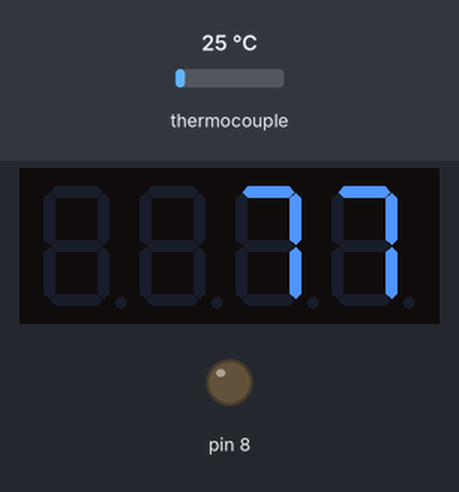
Simulated run of this sketch. Board: Arduino Uno, built with avr-gcc and run on an emulated ATmega328P. Parts: 4-digit seven-segment display, output pins drawn as LEDs (lit = HIGH). Inputs (shaded band) come from the test bench; at power-on: thermocouple 25 °C. What the sketch prints to the serial monitor is not drawn.

Above: at 5.1 s.

The sketch:

thermostat_PID2.ino
```cpp
/*
	thermostat_PID

	This replaces the built-in thermostat for an indirect hot water heater
	It continually monitors the tempeature and updates the PID on a
	set time interval.  That, in turn, determines if the relay should be
	turned on or off.  It also updates a LED display with the current temp
	and adjusts the brightness according to the relay setting

	The circuit:
	* list the components attached to each input
	* list the components attached to each output

	v1.0 11/2017 Stephen Hepner:  Initial version

*/

// keep these set as float values

// min safe temp for storing hot water is 140F, 122F seems to be the abs min
#define tmpMin 125.0

// Based upon measurements, the tmpMax should set to 30F below the input temp from the boiler.
// It is possible to use a smaller differential but this is the point of diminishing returns.
// So if the boiler is providing 180F water, tmpMax should be 150F
// [data](https://docs.google.com/spreadsheets/d/1dkOv5oS63TSUh5Ghl3vkvUJrviqBKV0kFPnoFjA-MRQ/edit#gid=192911922)
// It was noted that the ideal temp would be 136F to keep the heating cycles short and to keep the return temps low enough
#define tmpMax 136.0  // boiler outputs at 180F

// Max rate of change in temp over the span of time.  A faster drop would require the heat to be turned on.
// Note that a minor change in temp indicates a huge amount of water has moved through the tank so need to react quickly.
// Also note that the boiler takes a while to respond so the PID might not notice what is going on soon enough so cant sample too quickly either
#define deltaT -.25 // deg F
unsigned int intervalDeltaT = 60000;  // delay in milliseconds between temp samples

// Identify the relays
#define relay1 8  //the lefthand relay is attached to pin 8
#define relay2 9  //the righthand relay is attached to pin 9

////////////////////////////////////////////////////////////////////////////////////////////////

// timing system
#include <elapsedMillis.h>  //lib to deal with millis() issues

// Adafruit MAX31865 temp probe amp
#include <Adafruit_MAX31865.h>  // lib for the temp probe
#define RREF 430.0  // The value of the Rref resistor. Use 430.0!
Adafruit_MAX31865 max = Adafruit_MAX31865(10, 11, 12, 13);  // Use software SPI: CS, DI, DO, CLK
//Adafruit_MAX31865 max = Adafruit_MAX31865(10);  // use hardware SPI, just pass in the CS pin

// display brightness
#define displayDim 0  //dim setting (0=min)
#define displayBright 15  //bright setting (15=max)

// LED display
#include <Adafruit_LEDBackpack.h>  // Adafruit_LED_Backpack
#define DISPLAY_ADDRESS 0x70  // I2C address of the display
Adafruit_7segment Display = Adafruit_7segment();  // Create display and DS1307 objects
unsigned int intervalDisplay = 5000;  // delay in milliseconds for updating the display
elapsedMillis timeElapsedDisplay;  // declare the display timer
int displaySetting = displayDim;  // declare the display brightness setting var

// PID controller
#include <PID_v1.h> // https://github.com/br3ttb/Arduino-PID-Library
double Setpoint, Input, Output;   //Define Variables we'll be connecting to; Output = 0-255
double Kp=2, Ki=5, Kd=1; //initial tuning parameters
//P_ON_M specifies that Proportional on Measurement be used
//P_ON_E (Proportional on Error) is the default behavior
PID myPID(&Input, &Output, &Setpoint, Kp, Ki, Kd, P_ON_M, DIRECT);
unsigned int intervalPID = 10000;  // delay in milliseconds for updating the PID
elapsedMillis timeElapsedPID;  // declare the PID refresh timer

// logging to serial console
const boolean logger = true;  //do we want to write to the console?
unsigned int intervalLog = 10000;  // delay in milliseconds for updating the console
elapsedMillis timeElapsedLog;  // declare the logging timer

// tracking of boiler use
elapsedMillis timeElapsedBoiler;  //declare the timer
boolean timerBoiler = false;  //leave the timer off for now
unsigned long startTimeBoiler = 0;  //(ms) the beginning time for turning the heat on
unsigned long currentTimeBoiler = 0;  //(ms) the amount of time it is currently calling for heat
int qtyTimeBoiler = 0;  //the number of times it has called for heat

// deltaT: watching the rate at which the temp is dropping
elapsedMillis timeElapedDeltaT;  // declare the PID refresh timer
float deltaTStartTemp;  // the saved temp
float deltaTLatest = 0; // the temp differential
boolean deltaTHeat = false;  // dont call for heat

////////////////////////////////////////////////////////////////////////////////////////////////

float ReadTempF () {
  // this function will read the temp and return the value in F

  int debugLevel = 1;  //0=off, 1=error, 2=verbose

  uint16_t rtd = max.readRTD();  //read the value from the probe

  if (debugLevel > 1) { Serial.print("RTD value: "); Serial.println(rtd); }
  float ratio = rtd;
  ratio /= 32768;  // what???
  if (debugLevel > 1) { Serial.print("Ratio = "); Serial.println(ratio,8); }  // print this to 8 decmal places
  if (debugLevel > 1) { Serial.print("Resistance = "); Serial.println(RREF*ratio,8); }

  float tempC = max.temperature(100, RREF); // 100 ohms = 0C
  float tempF = (tempC * 1.80) + 32.00;  //convert Celsius to Fahrenheit; avoiding this: (float(9)/float(5))
  if (debugLevel > 1) { Serial.print("Temperature = "); Serial.print(tempC); Serial.print("C, "); Serial.print(tempF); Serial.println("F"); }

  // Check and print any faults
  uint8_t fault = max.readFault();
  if (fault) {
    if (debugLevel > 0) { Serial.print("Fault 0x"); Serial.println(fault, HEX); }
    if (fault & MAX31865_FAULT_HIGHTHRESH) {
      if (debugLevel > 0) Serial.println("RTD High Threshold");
    }
    if (fault & MAX31865_FAULT_LOWTHRESH) {
      if (debugLevel > 0) Serial.println("RTD Low Threshold");
    }
    if (fault & MAX31865_FAULT_REFINLOW) {
      if (debugLevel > 0) Serial.println("REFIN- > 0.85 x Bias");
    }
    if (fault & MAX31865_FAULT_REFINHIGH) {
      if (debugLevel > 0) Serial.println("REFIN- < 0.85 x Bias - FORCE- open");
    }
    if (fault & MAX31865_FAULT_RTDINLOW) {
      if (debugLevel > 0) Serial.println("RTDIN- < 0.85 x Bias - FORCE- open");
    }
    if (fault & MAX31865_FAULT_OVUV) {
      if (debugLevel > 0) Serial.println("Under/Over voltage");
    }
    max.clearFault();
  }
  if (debugLevel > 1) Serial.println();

  return (tempF);
}

////////////////////////////////////////////////////////////////////////////////////////////////

void RelayControl (int PinNo, int State) {
  // this is to control the Sainsmart 5v relay module.  The module is connected to power and the
  // control pin is connected to ground to engage the relay.  A led will light up as well
  // https://www.sainsmart.com/products/2-channel-5v-relay-module
  //
  // PinNo = the pin number to use
  // State = [0|1]; 0 = off; 1 = on
  switch (State) {
    case 0:
      // disconnect the pin
      pinMode(PinNo, INPUT);
      break;
    case 1:
      // connect the pin to ground
      pinMode(PinNo, OUTPUT);
      digitalWrite(PinNo, LOW);
      break;
    default:
      //do nothing
      break;
  }
}

////////////////////////////////////////////////////////////////////////////////////////////////

float determineSetpoint(float tmpOrig, float tmpCurrent) {
  // make sure we are staying within the boundries and adjust the setpoints if needed

  if (tmpCurrent >= tmpMax) {  //too hot! (switch to cooling mode)
    myPID.SetTunings(Kp, Ki, Kd); // set the PID to to the default tuning values
    return(tmpMin);  //set PID target temp to low point
  } else if (tmpCurrent <= tmpMin) {  //too cold! (switch to heating mode)
    return(tmpMax);  //set PID target temp to high point
  } else {
    return(tmpOrig);  //dont change anything.  Neither too hot nor too cold
  }
}

////////////////////////////////////////////////////////////////////////////////////////////////

void setup() {  // this is run once at startup
  RelayControl(relay1,0);  // turn the relay off by default

  max.begin(MAX31865_3WIRE);  // the PT100 has 3 wires

  Display.begin(DISPLAY_ADDRESS);  // Setup the display.
  Display.setBrightness(displayDim); // (0-15) Dim display

  Input = ReadTempF();  //grab the current temp to get things started

  //for now make sure we dont call for heat until we know its actually needed
  Setpoint = deltaTStartTemp = tmpMin;

  myPID.SetMode(AUTOMATIC);  // define the PID

  if (logger) Serial.begin(9600);  // use the USB interface as the serial console
}

////////////////////////////////////////////////////////////////////////////////////////////////

void loop() {  // this is run continuously after setup() is complete
  float tempF = Input = ReadTempF();  //grab the current temp

  if (timeElapsedPID >= intervalPID) {  //update the PID at a slower rate
    Setpoint = determineSetpoint(Setpoint,tempF);  // decide if we need to change the PID setpoint
    myPID.Compute();  // update the PID with the latest info
    timeElapsedPID = 0;  //reset the timer
  }

  // watch for the temp quickly dropping and switch to heating mode if it is.
  if (timeElapedDeltaT >= intervalDeltaT) { // use a slow sample rate when watching for a drop in temp (ie 3min)
    deltaTLatest = tempF - deltaTStartTemp;
    if (deltaTLatest < deltaT) { // check for rapid temp drop (ie >1.5F within 3min)
      // temp dropping too fast
      Setpoint = tmpMax;  // set the PID to heating mode
      myPID.SetTunings(2, 40, 1); // switch to very aggressive tunning params
      myPID.Compute();  // update the PID with the latest info
      deltaTHeat = true; // force the heat to turn on now!
    } else {
      deltaTHeat = false; // dont need to force the heat to stay on if it doesnt need to
    }
    deltaTStartTemp = tempF;  // save the current temp for the next time
    timeElapedDeltaT = 0;  //reset the timer
  }

  // here is where we actually take action
  if ((Output > 150) || (deltaTHeat)) {  //the PID is calling for heat or deltaT says we need it immediately (because the PID is slow to react)
    displaySetting = displayBright;  //bright display
    if (timerBoiler) {  //boiler is currently on
      currentTimeBoiler = timeElapsedBoiler; //check in on the time
    } else {  //boiler is currently off
      timerBoiler = true;  //start the timer
      startTimeBoiler = timeElapsedBoiler;  //this is when the boiler was turned on
      RelayControl(relay1,1);  //turn the relay on
    }
  } else if (Output < 100) {  //the PID doesnt want heat anymore
    displaySetting = displayDim;  //dim display
    if (timerBoiler) {  //boiler is currently on
      RelayControl(relay1,0);  //turn the relay off
      timerBoiler = false;  //turn off the timer
      currentTimeBoiler = timeElapsedBoiler;  //record the final time
    } else {  //boiler is currently off
      // do we actually need to do anything?
    }
    timeElapsedBoiler = 0;  //reset the timer
  } else {
    //maintain last state
    //the gap between Output settings is to force the PID to be decisive in its actions and to avoid bouncing the boiler on/off
  }

  if (timeElapsedDisplay >= intervalDisplay) {  // update the display
    //int tempFfrac = (tempF-int(tempF)) * 10;
    //Display.printFloat(int(tempF), tempFfrac);  // printFloat seems to be broken
    Display.print (int(tempF), DEC);  // print the temp
    Display.setBrightness(displaySetting);  // change the brightness accordinglly
    Display.writeDisplay();  // Now push out the new values to the display
    timeElapsedDisplay = 0; //reset the timer
  }

  if (timeElapsedLog >= intervalLog) {  // log what is going on to the console
    //print the info
    Serial.print("tmpMin="); Serial.println(tmpMin);
    Serial.print("tmpMax="); Serial.println(tmpMax);
    Serial.print("tempF="); Serial.println(tempF);
    Serial.print("deltaTLatest="); Serial.println(deltaTLatest);
    Serial.print("Setpoint="); Serial.println(Setpoint);
    Serial.print("Output="); Serial.println(Output);
    Serial.print("deltaTHeat="); Serial.println(deltaTHeat);
    Serial.print("displaySetting="); Serial.println(displaySetting);
    Serial.print("currentTimeBoiler="); Serial.println(currentTimeBoiler);
    Serial.println();
    timeElapsedLog = 0;  //reset the timer
  }
}
```
